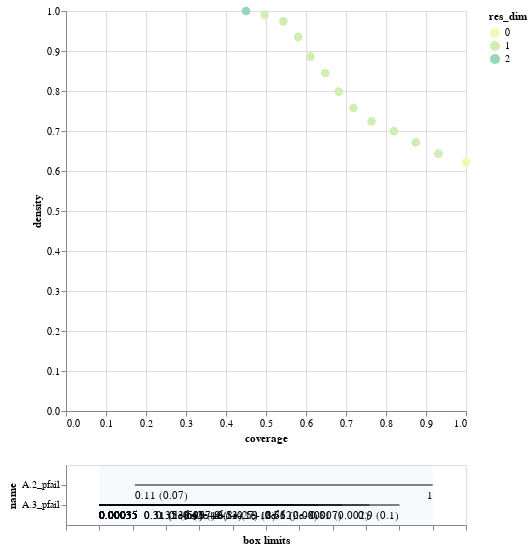

Source (notebook cell):
### Code cell
box_death_0.inspect_tradeoff()

### Figure 1 — Vega-Lite specification as saved in the notebook (floating-point values rounded to 4 significant figures)
{"config": {"view": {"continuousWidth": 400, "continuousHeight": 300}}, "vconcat": [{"data": {"name": "data-9952afde686e5e047295bc88b1fa2415"}, "mark": {"type": "circle", "size": 75}, "encoding": {"color": {"type": "ordinal", "field": "res_dim", "scale": {"range": ["#eff9b6", "#d0edb3", "#97d6b9", "#5dc0c0", "#31a5c2", "#1f80b8", "#2354a3", "#21318d"]}}, "opacity": {"condition": {"value": 1, "selection": "selector006"}, "value": 0.4}, "tooltip": [{"type": "ordinal", "field": "id"}, {"type": "quantitative", "field": "coverage", "format": ".2"}, {"type": "quantitative", "field": "density", "format": ".2"}, {"type": "ordinal", "field": "res_dim"}], "x": {"type": "quantitative", "field": "coverage"}, "y": {"type": "quantitative", "field": "density"}}, "height": 400, "selection": {"selector006": {"type": "single", "fields": ["id"]}}, "width": 400}, {"layer": [{"data": {"name": "data-be23b6ba00d7b406ef30b8d7213d32c2"}, "mark": "rule", "encoding": {"x": {"type": "quantitative", "axis": {"grid": false, "labels": false, "title": "box limits"}, "field": "x_lower", "scale": {"domain": [0, 1], "padding": 0.1}}, "x2": {"field": "x_upper"}, "y": {"type": "nominal", "field": "name", "scale": {"padding": 1.0}}}, "transform": [{"calculate": "(datum.x1-datum.minimum)/(datum.maximum-datum.minimum)", "as": "x_lower"}, {"calculate": "(datum.x2-datum.minimum)/(datum.maximum-datum.minimum)", "as": "x_upper"}, {"filter": {"selection": "selector006"}}], "width": 400}, {"data": {"name": "data-be23b6ba00d7b406ef30b8d7213d32c2"}, "mark": {"type": "text", "align": "left", "baseline": "top", "dy": 5}, "encoding": {"text": {"type": "ordinal", "field": "text"}, "x": {"type": "quantitative", "axis": {"grid": false, "labels": false, "title": "box limits"}, "field": "x_lower", "scale": {"domain": [0, 1], "padding": 0.1}}, "x2": {"field": "x_upper"}, "y": {"type": "nominal", "field": "name", "scale": {"padding": 1.0}}}, "transform": [{"calculate": "(datum.x1-datum.minimum)/(datum.maximum-datum.minimum)", "as": "x_lower"}, {"calculate": "(datum.x2-datum.minimum)/(datum.maximum-datum.minimum)", "as": "x_upper"}, {"filter": {"selection": "selector006"}}, {"calculate": "datum.qp_lower>0?format(datum.x1, \".2\")+\" (\"+format(datum.qp_lower, \".1~g\")+\")\" :format(datum.x1, \".2\")", "as": "text"}], "width": 400}, {"data": {"name": "data-be23b6ba00d7b406ef30b8d7213d32c2"}, "mark": {"type": "text", "align": "right", "baseline": "top", "dy": 5}, "encoding": {"text": {"type": "ordinal", "field": "text"}, "x": {"type": "quantitative", "field": "x_upper"}, "x2": {"field": "x_upper"}, "y": {"type": "nominal", "field": "name", "scale": {"padding": 1.0}}}, "transform": [{"calculate": "(datum.x1-datum.minimum)/(datum.maximum-datum.minimum)", "as": "x_lower"}, {"calculate": "(datum.x2-datum.minimum)/(datum.maximum-datum.minimum)", "as": "x_upper"}, {"filter": {"selection": "selector006"}}, {"calculate": "datum.qp_upper>0?format(datum.x2, \".2\")+\" (\"+format(datum.qp_upper, \".1\")+\")\" :format(datum.x2, \".2\")", "as": "text"}], "width": 400}, {"data": {"name": "data-bb8d07f6df3d47a6a475317795287b23"}, "mark": {"type": "rect", "opacity": 0.05}, "encoding": {"x": {"type": "quantitative", "field": "start"}, "x2": {"field": "end"}}}, {"data": {"name": "data-d751713988987e9331980363e24189ce"}, "mark": "point", "encoding": {"x": {"type": "quantitative", "field": "x"}, "y": {"type": "nominal", "field": "name"}}, "transform": [{"filter": {"selection": "selector006"}}], "width": 400}, {"data": {"name": "data-d751713988987e9331980363e24189ce"}, "mark": {"type": "text", "align": "center", "baseline": "top", "dy": 5}, "encoding": {"text": {"type": "nominal", "field": "item"}, "x": {"type": "quantitative", "field": "x"}, "y": {"type": "nominal", "field": "name"}}, "transform": [{"filter": {"selection": "selector006"}}], "width": 400}]}], "$schema": "https://vega.github.io/schema/vega-lite/v4.8.1.json", "datasets": {"data-9952afde686e5e047295bc88b1fa2415": [{"coverage": 1.0, "density": 0.622, "id": 0, "mass": 1.0, "mean": 0.622, "res_dim": 0}, {"coverage": 0.9309, "density": 0.6433, "id": 1, "mass": 0.9, "mean": 0.6433, "res_dim": 1}, {"coverage": 0.8746, "density": 0.6716, "id": 2, "mass": 0.81, "mean": 0.6716, "res_dim": 1}, {"coverage": 0.8199, "density": 0.6996, "id": 3, "mass": 0.729, "mean": 0.6996, "res_dim": 1}, {"coverage": 0.7637, "density": 0.7241, "id": 4, "mass": 0.656, "mean": 0.7241, "res_dim": 1}, {"coverage": 0.7186, "density": 0.7576, "id": 5, "mass": 0.59, "mean": 0.7576, "res_dim": 1}, {"coverage": 0.6817, "density": 0.7985, "id": 6, "mass": 0.531, "mean": 0.7985, "res_dim": 1}, {"coverage": 0.6479, "density": 0.8449, "id": 7, "mass": 0.477, "mean": 0.8449, "res_dim": 1}, {"coverage": 0.6109, "density": 0.8858, "id": 8, "mass": 0.429, "mean": 0.8858, "res_dim": 1}, {"coverage": 0.5804, "density": 0.9352, "id": 9, "mass": 0.386, "mean": 0.9352, "res_dim": 1}, {"coverage": 0.5434, "density": 0.9741, "id": 10, "mass": 0.347, "mean": 0.9741, "res_dim": 1}, {"coverage": 0.4968, "density": 0.9904, "id": 11, "mass": 0.312, "mean": 0.9904, "res_dim": 1}, {"coverage": 0.4502, "density": 1.0, "id": 12, "mass": 0.28, "mean": 1.0, "res_dim": 2}], "data-be23b6ba00d7b406ef30b8d7213d32c2": [{"x1": 0.0003509, "x2": 0.9001, "name": "A.3_pfail", "id": 1, "minimum": 0.0003509, "maximum": 0.9995, "qp_lower": -1.0, "qp_upper": 0.09897}, {"x1": 0.0003509, "x2": 0.8096, "name": "A.3_pfail", "id": 2, "minimum": 0.0003509, "maximum": 0.9995, "qp_lower": -1.0, "qp_upper": 0.001869}, {"x1": 0.0003509, "x2": 0.729, "name": "A.3_pfail", "id": 3, "minimum": 0.0003509, "maximum": 0.9995, "qp_lower": -1.0, "qp_upper": 6.891e-06}, {"x1": 0.0003509, "x2": 0.6558, "name": "A.3_pfail", "id": 4, "minimum": 0.0003509, "maximum": 0.9995, "qp_lower": -1.0, "qp_upper": 2.271e-08}, {"x1": 0.0003509, "x2": 0.59, "name": "A.3_pfail", "id": 5, "minimum": 0.0003509, "maximum": 0.9995, "qp_lower": -1.0, "qp_upper": 1.621e-12}, {"x1": 0.0003509, "x2": 0.5314, "name": "A.3_pfail", "id": 6, "minimum": 0.0003509, "maximum": 0.9995, "qp_lower": -1.0, "qp_upper": 1.263e-18}, {"x1": 0.0003509, "x2": 0.4771, "name": "A.3_pfail", "id": 7, "minimum": 0.0003509, "maximum": 0.9995, "qp_lower": -1.0, "qp_upper": 7.604e-27}, {"x1": 0.0003509, "x2": 0.429, "name": "A.3_pfail", "id": 8, "minimum": 0.0003509, "maximum": 0.9995, "qp_lower": -1.0, "qp_upper": 1.019e-34}, {"x1": 0.0003509, "x2": 0.386, "name": "A.3_pfail", "id": 9, "minimum": 0.0003509, "maximum": 0.9995, "qp_lower": -1.0, "qp_upper": 1.503e-46}, {"x1": 0.0003509, "x2": 0.3472, "name": "A.3_pfail", "id": 10, "minimum": 0.0003509, "maximum": 0.9995, "qp_lower": -1.0, "qp_upper": 5.966e-57}, {"x1": 0.0003509, "x2": 0.3118, "name": "A.3_pfail", "id": 11, "minimum": 0.0003509, "maximum": 0.9995, "qp_lower": -1.0, "qp_upper": 5.257e-59}, {"x1": 0.1073, "x2": 0.9997, "name": "A.2_pfail", "id": 12, "minimum": 0.0006082, "maximum": 0.9997, "qp_lower": 0.06685, "qp_upper": -1.0}, {"x1": 0.0003509, "x2": 0.3118, "name": "A.3_pfail", "id": 12, "minimum": 0.0003509, "maximum": 0.9995, "qp_lower": -1.0, "qp_upper": 2.413e-58}], "data-bb8d07f6df3d47a6a475317795287b23": [{"start": 0, "end": 1}], "data-d751713988987e9331980363e24189ce": []}}
